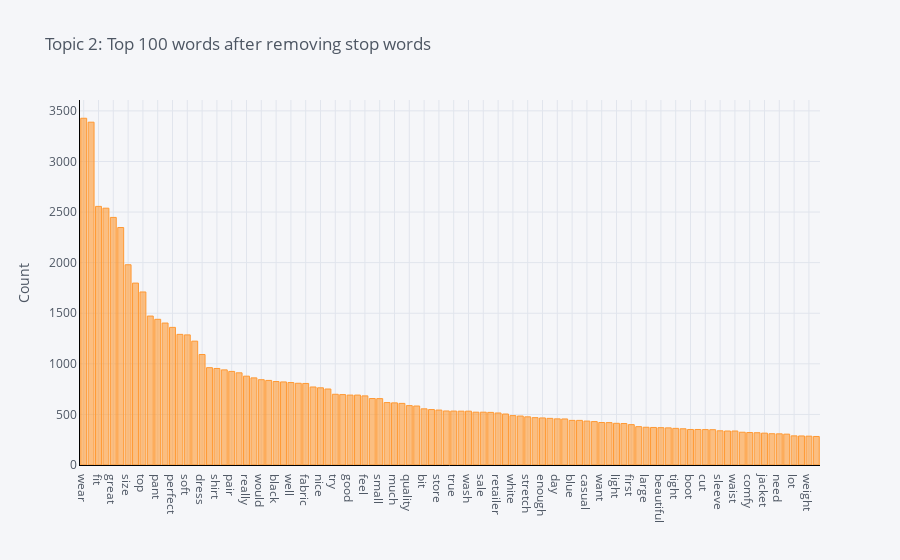

The cell this chart's notebook holds for it:
### Code cell
plot_model(lda, plot = 'frequency', topic_num = 'Topic 2')

### Figure 1 — Plotly figure (JSON) as saved in the notebook; plotly's stock layout.template omitted (floating-point values rounded to 4 significant figures)
{"data": [{"marker": {"color": "rgba(255, 153, 51, 0.6)", "line": {"color": "rgba(255, 153, 51, 1.0)", "width": 1}}, "name": "count", "orientation": "v", "text": "", "type": "bar", "x": ["wear", "love", "fit", "color", "great", "look", "size", "buy", "top", "get", "pant", "jean", "perfect", "comfortable", "soft", "go", "dress", "order", "shirt", "cute", "pair", "long", "really", "purchase", "would", "little", "black", "flattering", "well", "short", "fabric", "make", "nice", "length", "try", "super", "good", "see", "feel", "work", "small", "also", "much", "material", "quality", "think", "bit", "time", "store", "style", "true", "summer", "wash", "fall", "sale", "find", "retailer", "legging", "white", "sweater", "stretch", "even", "enough", "run", "day", "perfectly", "blue", "back", "casual", "still", "want", "skirt", "light", "right", "first", "usually", "large", "price", "beautiful", "high", "tight", "come", "boot", "could", "cut", "leg", "sleeve", "pretty", "waist", "say", "comfy", "definitely", "jacket", "skinny", "need", "medium", "lot", "way", "weight", "picture"], "y": [3427, 3388, 2556, 2538, 2447, 2347, 1979, 1798, 1710, 1472, 1440, 1403, 1360, 1291, 1286, 1224, 1092, 962, 954, 940, 925, 911, 878, 861, 843, 836, 825, 821, 815, 808, 806, 771, 763, 751, 699, 696, 691, 691, 683, 657, 656, 617, 614, 609, 587, 583, 555, 548, 543, 534, 533, 532, 532, 522, 522, 520, 514, 504, 488, 484, 476, 468, 465, 461, 456, 455, 441, 441, 434, 429, 420, 419, 412, 410, 399, 379, 373, 371, 369, 367, 362, 358, 351, 351, 350, 349, 338, 336, 336, 324, 321, 319, 315, 309, 308, 305, 288, 287, 285, 282]}], "layout": {"legend": {"bgcolor": "#F5F6F9", "font": {"color": "#4D5663"}}, "paper_bgcolor": "#F5F6F9", "plot_bgcolor": "#F5F6F9", "title": {"font": {"color": "#4D5663"}, "text": "Topic 2: Top 100 words after removing stop words"}, "xaxis": {"gridcolor": "#E1E5ED", "linecolor": "black", "showgrid": true, "tickfont": {"color": "#4D5663"}, "title": {"font": {"color": "#4D5663"}, "text": ""}, "zerolinecolor": "#E1E5ED"}, "yaxis": {"gridcolor": "#E1E5ED", "linecolor": "black", "showgrid": true, "tickfont": {"color": "#4D5663"}, "title": {"font": {"color": "#4D5663"}, "text": "Count"}, "zerolinecolor": "#E1E5ED"}}}
